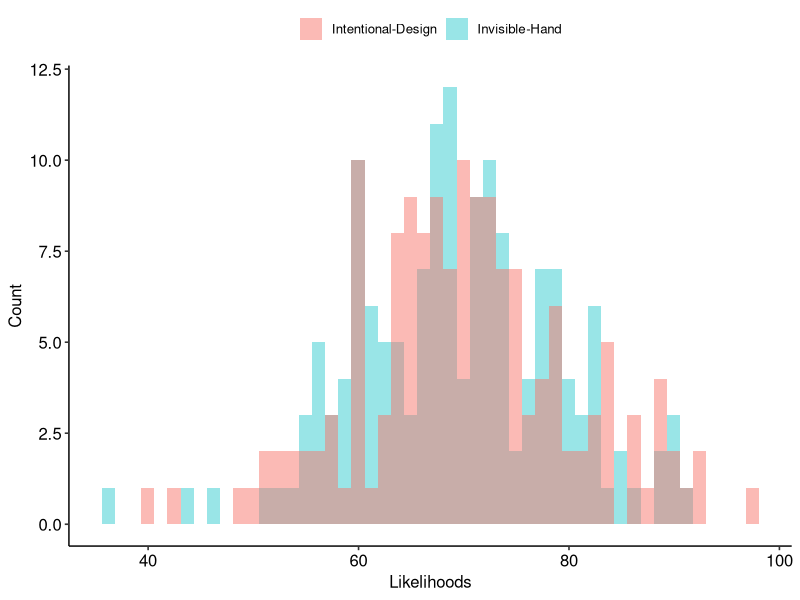
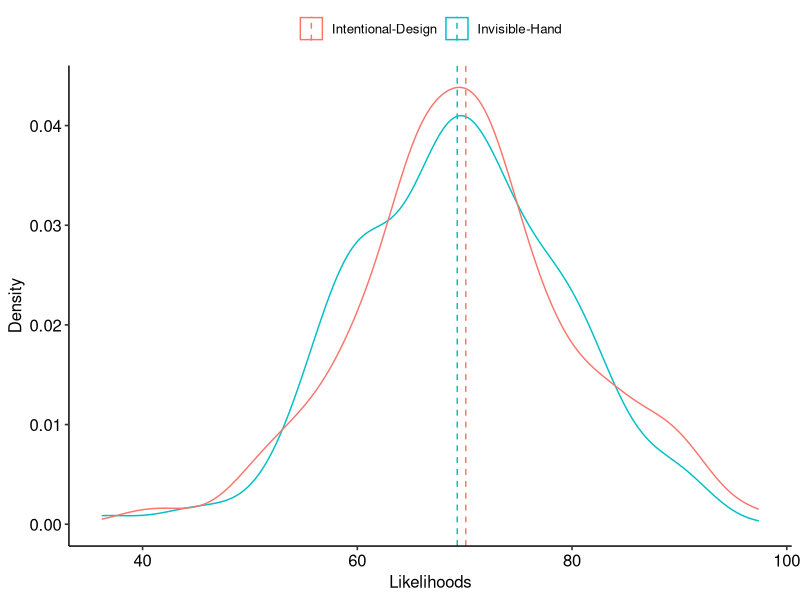
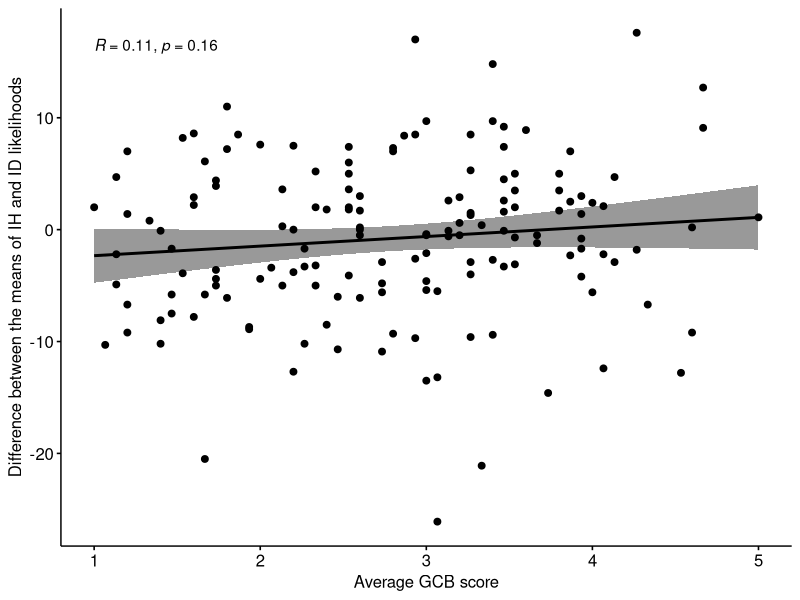
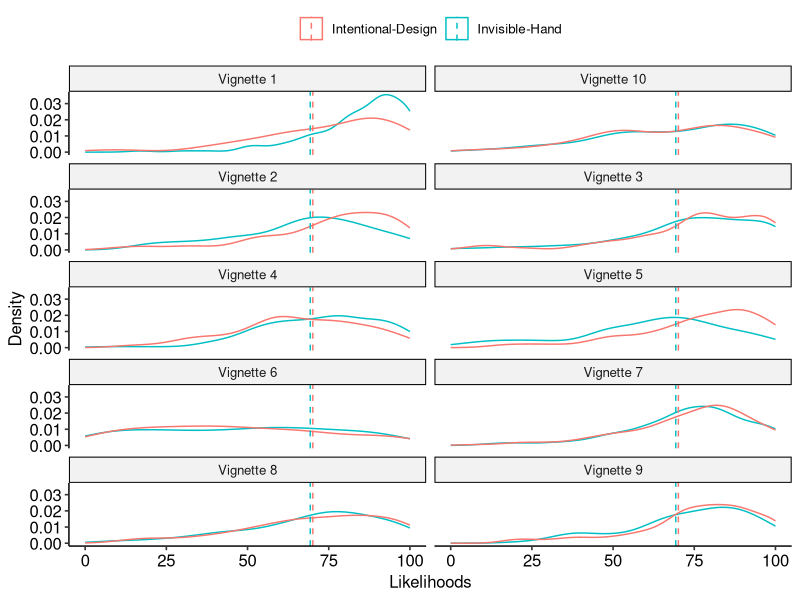
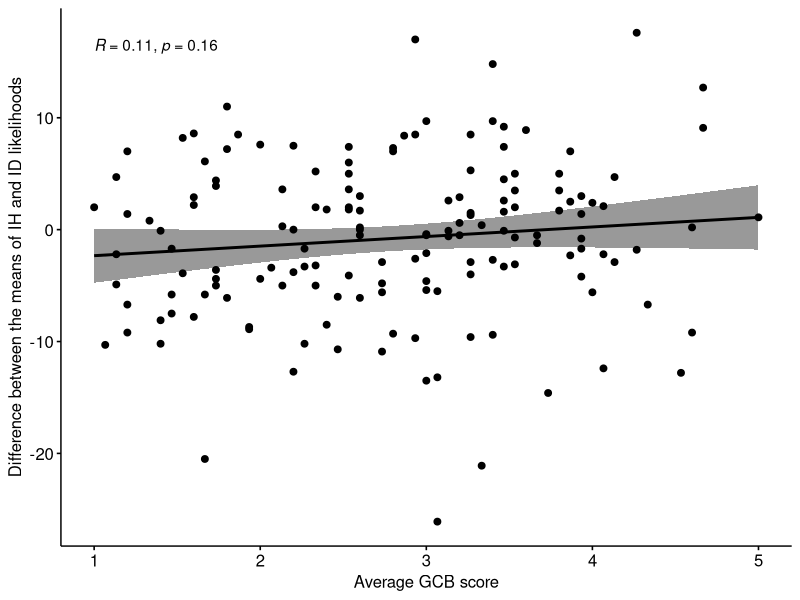
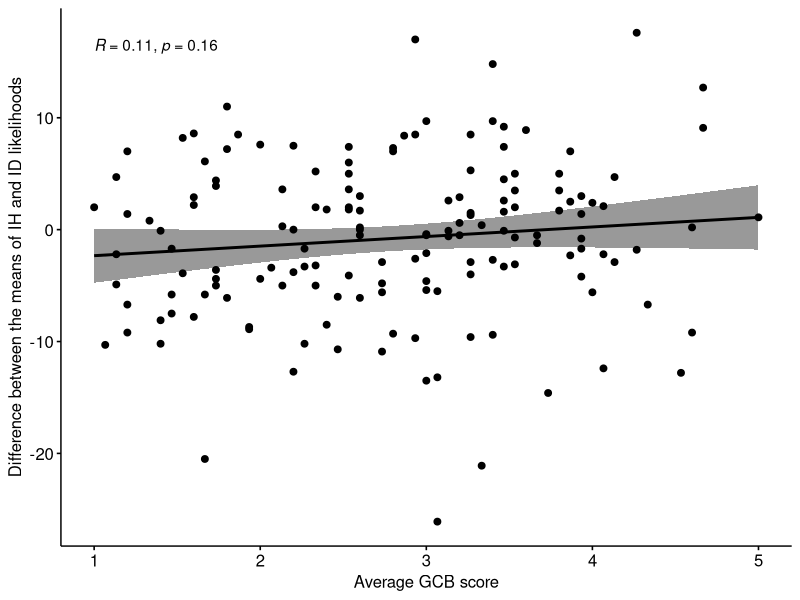

Recreate these plots in R, in order.
# Invisible Hand Experiment 1 Data Analysis

library(ggplot2)
library(ggpubr)
library(dplyr)
library(scales)
theme_set(theme_pubr())
options(scipen=999)

# Load data

ihdata_e1 <- read.csv("IH_Experiment1_Data.csv", 
                      header = TRUE, 
                      sep = ",", 
                      stringsAsFactors = FALSE
)

### Data cleaning ###

lastclicks <- ihdata_e1[,c(2, 4, 6, 8, 10, 12, 14, 16, 18, 20, 22, 24, 26, 28, 30, 32, 34, 36, 38, 40)]

for(i in 1:length(lastclicks[,1])) {
  lastclicks[i,] <- gsub(",", ".", lastclicks[i,])
}

lastclicks <- as.data.frame(apply(lastclicks, 2, as.numeric))

rows <- length(ihdata_e1[,1])
lastclicks_eval <- array(0, dim=c(rows,20))
exclude <- character(0)

## Loop through each row and evaluate how many elements of that row are more (1) or less (0) than 5.01 sec

for(i in 1:rows){
  for(y in 1:20){		   
    if(lastclicks[i,y] > 5.01){
      lastclicks_eval[i,y] = 0      
    } else {
      lastclicks_eval[i,y] = 1
    }
  }
  ### Save each row number that is half or more <5s and will be excluded
  if(sum(lastclicks_eval[i,]) > 10){
    exclude <- c(exclude,i)
  }
}

exclude <- as.numeric(exclude)

ihdata_e1 <- ihdata_e1[-c(exclude),]


## Print number of excluded participants and number of participants in the final dataset
## Print which rows were excluded

print(paste("Number of excluded participants:", length(exclude)))
print(paste("Number of participants in the final dataset:", length(ihdata_e1[,1])))
print(paste("Rows excluded:", exclude))


# Calculate average total time taken to complete the experiment

total_time <- ihdata_e1[,56]
total_time <- as.numeric(as.character(total_time))
total_time <- mean(total_time)

## Print the average total time taken to complete the experiment

print(paste("Average total time taken to complete the experiment:", total_time))

## Create a new dataframe with only the likelihood data

ihdata_e1_IH_Likelihoods <- ihdata_e1[,c(1, 5, 9, 13, 17, 21, 25, 29, 33, 37)]
ihdata_e1_ID_Likelihoods <- ihdata_e1[,c(3, 7, 11, 15, 19, 23, 27, 31, 35, 39)]


## Convert the data to numeric

for(i in 1:length(ihdata_e1_IH_Likelihoods[,1])) {
  ihdata_e1_IH_Likelihoods[i,] <- gsub(",", ".", ihdata_e1_IH_Likelihoods[i,])
  ihdata_e1_ID_Likelihoods[i,] <- gsub(",", ".", ihdata_e1_ID_Likelihoods[i,])
}

ihdata_e1_IH_Likelihoods <- as.data.frame(apply(ihdata_e1_IH_Likelihoods, 2, as.numeric))
ihdata_e1_ID_Likelihoods <- as.data.frame(apply(ihdata_e1_ID_Likelihoods, 2, as.numeric))

## Create vectors with the means of IH and ID likelihoods

ihdata_e1_IH_Likelihoods_mean <- apply(ihdata_e1_IH_Likelihoods, 1, mean)
ihdata_e1_ID_Likelihoods_mean <- apply(ihdata_e1_ID_Likelihoods, 1, mean)

## Make a dataframe with the means of IH and ID likelihoods

ihdata_e1_IH_ID_Likelihoods_mean <- data.frame(ihdata_e1_IH_Likelihoods_mean, ihdata_e1_ID_Likelihoods_mean)

## Test the distribution of the means of IH and ID likelihoods for normality

shapiro.test(ihdata_e1_IH_ID_Likelihoods_mean$ihdata_e1_IH_Likelihoods_mean)
shapiro.test(ihdata_e1_IH_ID_Likelihoods_mean$ihdata_e1_ID_Likelihoods_mean)

## Test the difference between the means of IH and ID likelihoods, using a paired t-test

t.test(ihdata_e1_IH_ID_Likelihoods_mean$ihdata_e1_IH_Likelihoods_mean, ihdata_e1_IH_ID_Likelihoods_mean$ihdata_e1_ID_Likelihoods_mean, paired = TRUE, alternative = "two.sided")


##################### Data visualization #####################

# Plot overlapping IH and ID likelihood histograms

## Create a dataframe for plotting

ih_e1_plotdata <- data.frame(likelihood = c(ihdata_e1_IH_Likelihoods_mean, ihdata_e1_ID_Likelihoods_mean), 
                             expl_type = c(rep("IH", length(ihdata_e1_IH_Likelihoods_mean)), rep("ID", length(ihdata_e1_ID_Likelihoods_mean))))

## Plot overlapping histograms

colors <- c("Invisible-Hand" = "blue", "Intentional-Design" = "orange")
coeff = 0.004 #value to transform the data for plot overlay

ggplot(ih_e1_plotdata, aes(x=likelihood)) + 
  geom_histogram(data=subset(ih_e1_plotdata,expl_type == 'IH'), aes(fill = "Invisible-Hand"), bins = 50, alpha = 0.4) +
  geom_histogram(data=subset(ih_e1_plotdata,expl_type == 'ID'),aes(fill = "Intentional-Design"), bins = 50,  alpha = 0.5) +
  scale_color_manual(values = colors) +
  scale_y_continuous(name = "Count") +
  labs(x = "Likelihoods",
       y = "Count") +
  theme(legend.title=element_blank())

## Plot overlapping density plots

ggplot(ih_e1_plotdata, aes(x=likelihood)) + 
  geom_density(data=subset(ih_e1_plotdata,expl_type == 'IH'), aes(color = "Invisible-Hand")) +
  geom_density(data=subset(ih_e1_plotdata,expl_type == 'ID'), aes(color = "Intentional-Design")) +
  geom_vline(data=subset(ih_e1_plotdata,expl_type == 'IH'), aes(xintercept=mean(likelihood), color="Invisible-Hand"),
             linetype="dashed") +
  geom_vline(data=subset(ih_e1_plotdata,expl_type == 'ID'), aes(xintercept=mean(likelihood), color="Intentional-Design"),
             linetype="dashed") +
  labs(x = "Likelihoods",
       y = "Density") +
  theme(legend.title=element_blank())



# Create a plot panel with 10 plots, where each plot shows overlapping IH and ID likelihoods for each of the 10 vignettes. 

## Create a dataframe of likelihoods for each vignette. Bind the IH likelihoods for Vignettes 1-10 to ID likelihoods for Vignettes 1-10.

ihdata_e1_Likelihoods <- cbind(ihdata_e1_IH_Likelihoods, ihdata_e1_ID_Likelihoods)

## Create a dataframe for plotting with the likelihoods for each vignette

ih_e1_plotdata <- data.frame(likelihood = c(ihdata_e1_Likelihoods[,1], ihdata_e1_Likelihoods[,11]), 
                             expl_type = c(rep("IH", length(ihdata_e1_Likelihoods[,1])), rep("ID", length(ihdata_e1_Likelihoods[,11]))),
                             vignette = rep("Vignette 1", length(ihdata_e1_Likelihoods[,1])))
for(i in 2:10) { 
  ih_e1_plotdata <- rbind(ih_e1_plotdata, data.frame(likelihood = c(ihdata_e1_Likelihoods[,i], ihdata_e1_Likelihoods[,i+10]), 
                                                    expl_type = c(rep("IH", length(ihdata_e1_Likelihoods[,i])), rep("ID", length(ihdata_e1_Likelihoods[,i+10]))),
                                                    vignette = rep(paste("Vignette", i, sep = " "), length(ihdata_e1_Likelihoods[,i]))))
}

## Create a plot panel with IH and ID likelihoods for each vignette

ihe1_panelplot <- ggplot(ih_e1_plotdata, aes(x=likelihood)) + 
  geom_density(data=subset(ih_e1_plotdata,expl_type == 'IH'), aes(color = "Invisible-Hand")) +
  geom_density(data=subset(ih_e1_plotdata,expl_type == 'ID'), aes(color = "Intentional-Design")) +
  geom_vline(data=subset(ih_e1_plotdata,expl_type == 'IH'), aes(xintercept=mean(likelihood), color="Invisible-Hand"),
             linetype="dashed") +
  geom_vline(data=subset(ih_e1_plotdata,expl_type == 'ID'), aes(xintercept=mean(likelihood), color="Intentional-Design"),
             linetype="dashed") +
  facet_wrap(~ vignette, ncol = 2) +
  labs(x = "Likelihoods",
       y = "Density") +
  theme(legend.title=element_blank()) +
  scale_x_continuous(breaks = seq(0, 100, by = 25))

## Export the plot panel to a pdf file

ggsave("ih_e1_panelplot.pdf", plot = ihe1_panelplot, width = 10, height = 5)

## Correlation test between average GCB score per participant and the difference between the means of IH and ID likelihoods per participant

# select GCB columns
ihdata_e1_gcb <- ihdata_e1[,41:55]

## Calculate the average GCB score per participant

ihdata_e1_gcb_mean <- apply(ihdata_e1_gcb, 1, mean)

## Calculate the difference between the means of IH and ID likelihoods per participant

ihdata_e1_IH_ID_Likelihoods_mean_diff <- ihdata_e1_IH_Likelihoods_mean - ihdata_e1_ID_Likelihoods_mean

## Create a dataframe with the average GCB score and the difference between the means of IH and ID likelihoods per participant

ihdata_e1_gcb_IH_ID_Likelihoods_mean_diff <- data.frame(ihdata_e1_gcb_mean, ihdata_e1_IH_ID_Likelihoods_mean_diff)

## Test the correlation between the average GCB score and the difference between the means of IH and ID likelihoods

cor.test(ihdata_e1_gcb_IH_ID_Likelihoods_mean_diff$ihdata_e1_gcb_mean, ihdata_e1_gcb_IH_ID_Likelihoods_mean_diff$ihdata_e1_IH_ID_Likelihoods_mean_diff, method = "pearson", alternative = "two.sided")

# print the correlation coefficient

print(paste("Correlation coefficient:", cor.test(ihdata_e1_gcb_IH_ID_Likelihoods_mean_diff$ihdata_e1_gcb_mean, ihdata_e1_gcb_IH_ID_Likelihoods_mean_diff$ihdata_e1_IH_ID_Likelihoods_mean_diff, method = "pearson", alternative = "two.sided")$estimate))

# create a scatterplot of the correlation between the average GCB score and the difference between the means of IH and ID likelihoods

ggscatter(ihdata_e1_gcb_IH_ID_Likelihoods_mean_diff, x = "ihdata_e1_gcb_mean", y = "ihdata_e1_IH_ID_Likelihoods_mean_diff", 
          add = "reg.line", conf.int = TRUE, 
          cor.coef = TRUE, cor.method = "pearson",
          xlab = "Average GCB score", ylab = "Difference between the means of IH and ID likelihoods")

# export the correlation plot to a pdf file

ggsave("ih_e1_gcb_IH_ID_Likelihoods_mean_diff_correlation.pdf", plot = last_plot(), width = 5, height = 5)

# export the correlation plot to a png file

ggsave("ih_e1_gcb_IH_ID_Likelihoods_mean_diff_correlation.png", plot = last_plot(), width = 5, height = 5)